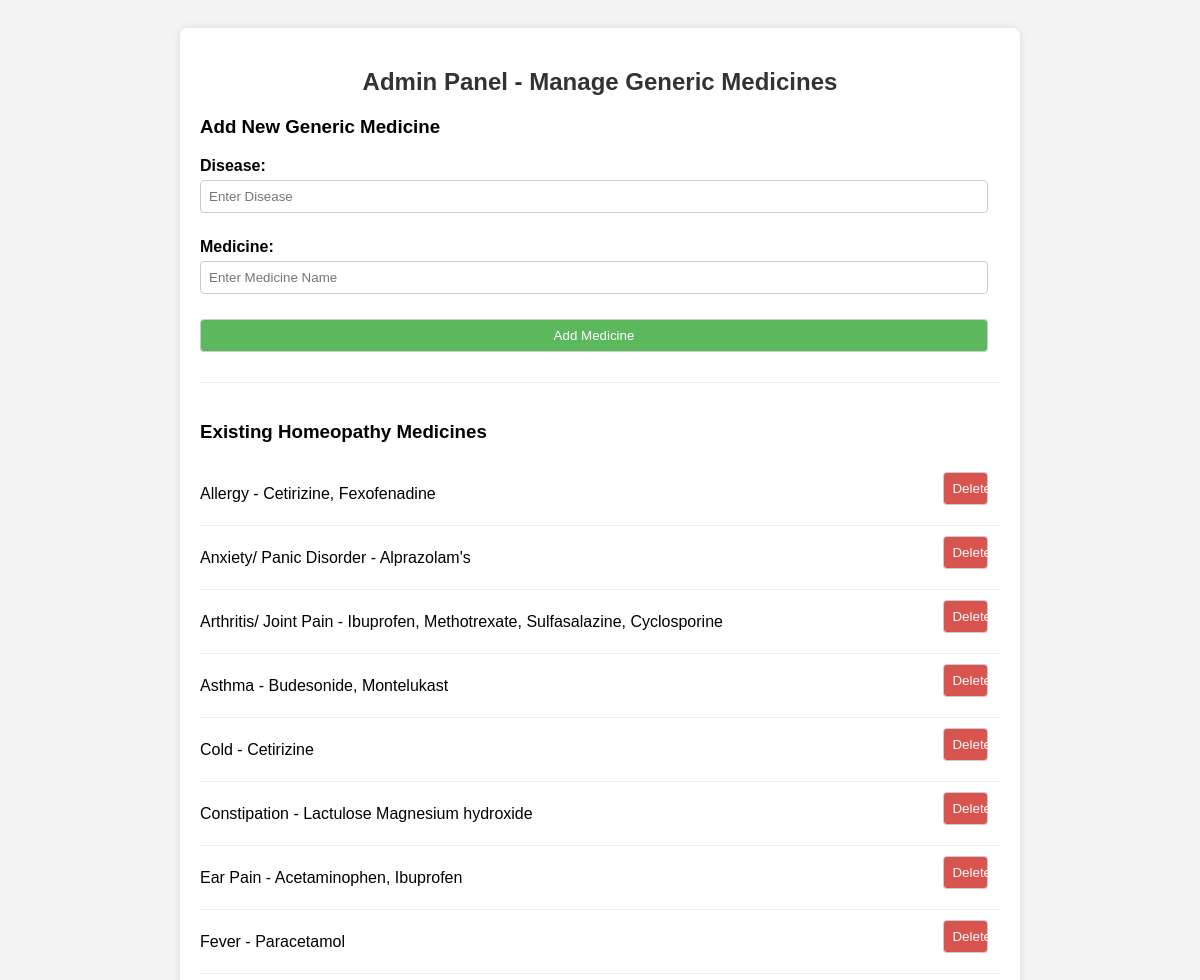
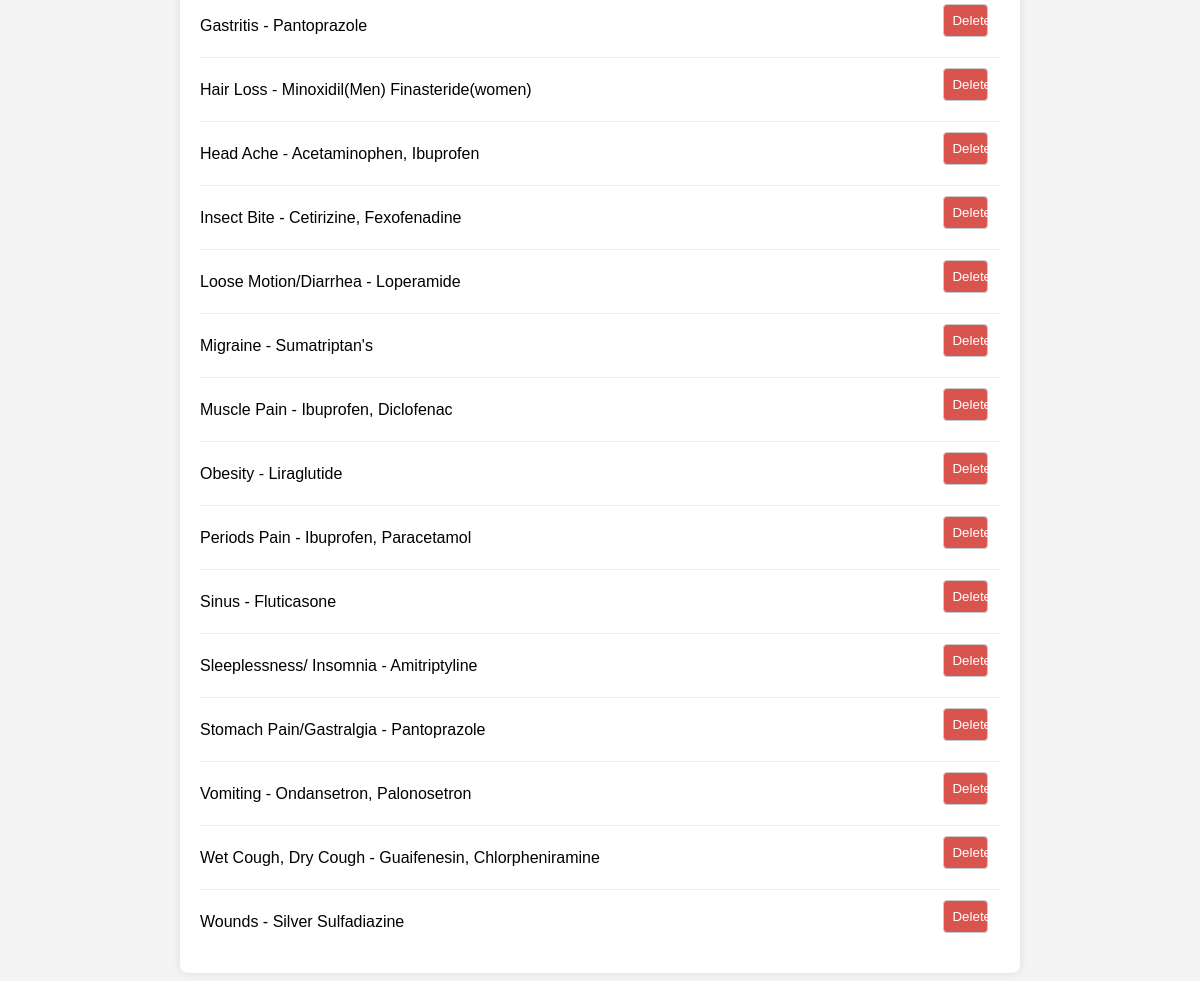
Screenshot of /gm.php with the database file from the repository (2 pictures, top to bottom).
### tables this page shows
CREATE TABLE IF NOT EXISTS `genmed` (
  `Disease` varchar(100) NOT NULL,
  `Medicine` varchar(100) NOT NULL
);

### gm.php (the view, shortened to what this page needs)
<!DOCTYPE html>
<html lang="en">
<head>
</head>
<body>
    <div class="container">
        <h2>Admin Panel - Manage Generic Medicines</h2>
        <h3>Add New Generic Medicine</h3>
        <form method="POST" action="<?php echo $_SERVER['PHP_SELF']; ?>">
            <div class="form-group">
                <label for="disease">Disease:</label>
                <input type="text" id="disease" name="disease" required placeholder="Enter Disease">
            </div>
            <div class="form-group">
                <label for="medicine">Medicine:</label>
                <input type="text" id="medicine" name="medicine" required placeholder="Enter Medicine Name">
            </div>
            <button type="submit">Add Medicine</button>
        </form>
        <div class="medicine-list">
            <h3>Existing Homeopathy Medicines</h3>
            <?php
            $servername = "localhost";
            $username = "root";
            $password = "";
            $dbname = "homeopathy";
            $conn = new mysqli($servername, $username, $password, $dbname);
            $sql = "SELECT Disease, Medicine FROM genmed ORDER BY Disease ASC";
            $result = $conn->query($sql);
            if ($result) {
                if ($result->num_rows > 0) {
                    while ($row = $result->fetch_assoc()) {
                        echo '<div class="medicine-item">';
                        echo '<span>' . htmlspecialchars($row["Disease"]) . ' - ' . htmlspecialchars($row["Medicine"]) . '</span>';
                        echo '<form method="POST" action="' . $_SERVER['PHP_SELF'] . '" style="display: inline;">';
                        echo '<button type="submit" class="delete-button">Delete</button>';
                        echo '</form>';
                        echo '</div>';
                    }
                } else {
                    echo "<p>No generic medicines found in the database.</p>";
                }
            } else {
                echo "<p class='error-message'>Error fetching medicines: " . $conn->error . "</p>";
            }
            ?>
        </div>
    </div>
</body>
</html>

### gm.php (style rules this page uses)
body { font-family: sans-serif; background-color: #f4f4f4; padding: 20px; }
.container { background-color: #fff; padding: 20px; border-radius: 8px; box-shadow: 0 0 10px rgba(0, 0, 0, 0.1); max-width: 800px; margin: 0 auto; }
h2 { text-align: center; margin-bottom: 20px; color: #333; }
.form-group { margin-bottom: 15px; }
label { display: block; margin-bottom: 5px; font-weight: bold; }
input[type="text"], button { width: calc(100% - 12px); padding: 8px; border: 1px solid #ccc; border-radius: 4px; box-sizing: border-box; margin-bottom: 10px; }
button { background-color: #5cb85c; color: white; cursor: pointer; transition: background-color 0.3s ease; }
.delete-button { background-color: #d9534f; }
.medicine-list { margin-top: 20px; border-top: 1px solid #eee; padding-top: 20px; }
.medicine-item { display: flex; justify-content: space-between; align-items: center; padding: 10px 0; border-bottom: 1px solid #eee; }
.medicine-item:last-child { border-bottom: none; }

### rows the page displays
genmed: Disease "Allergy", Medicine "Cetirizine, Fexofenadine"
genmed: Disease "Anxiety/ Panic Disorder", Medicine "Alprazolam's"
genmed: Disease "Arthritis/ Joint Pain", Medicine "Ibuprofen, Methotrexate, Sulfasalazine, Cyclosporine"
genmed: Disease "Asthma", Medicine "Budesonide, Montelukast"
genmed: Disease "Cold", Medicine "Cetirizine"
genmed: Disease "Constipation", Medicine "Lactulose Magnesium hydroxide"
genmed: Disease "Ear Pain", Medicine "Acetaminophen, Ibuprofen"
genmed: Disease "Fever", Medicine "Paracetamol"
genmed: Disease "Gastritis", Medicine "Pantoprazole"
genmed: Disease "Hair Loss", Medicine "Minoxidil(Men) Finasteride(women)"
genmed: Disease "Head Ache", Medicine "Acetaminophen, Ibuprofen"
genmed: Disease "Insect Bite", Medicine "Cetirizine, Fexofenadine"
genmed: Disease "Loose Motion/Diarrhea", Medicine "Loperamide"
genmed: Disease "Migraine", Medicine "Sumatriptan's"
genmed: Disease "Muscle Pain", Medicine "Ibuprofen, Diclofenac"
genmed: Disease "Obesity", Medicine "Liraglutide"
genmed: Disease "Periods Pain", Medicine "Ibuprofen, Paracetamol"
genmed: Disease "Sinus", Medicine "Fluticasone"
genmed: Disease "Sleeplessness/ Insomnia", Medicine "Amitriptyline"
genmed: Disease "Stomach Pain/Gastralgia", Medicine "Pantoprazole"
genmed: Disease "Vomiting", Medicine "Ondansetron, Palonosetron"
genmed: Disease "Wet Cough, Dry Cough", Medicine "Guaifenesin, Chlorpheniramine"
genmed: Disease "Wounds", Medicine "Silver Sulfadiazine"
